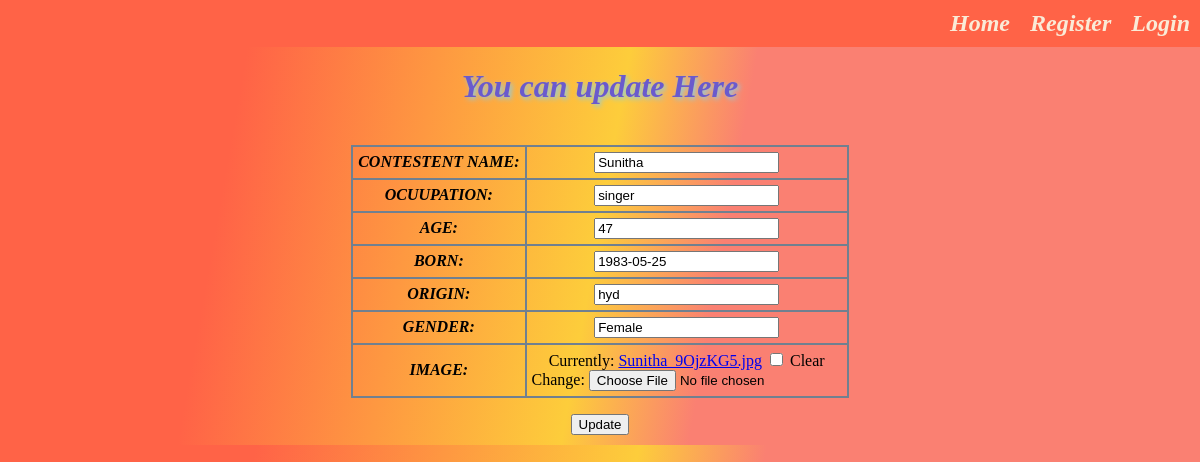
The app's page /update/5/ with its own data.
### bigbossapp/models.py (models this page shows, shortened)
class addcontestent(models.Model):
    contestent_name=models.CharField(max_length=20)
    ocuupation=models.CharField(max_length=20)
    age=models.IntegerField()
    born=models.DateField()
    origin=models.CharField(max_length=20)
    gender=models.CharField(max_length=10)
    image=models.ImageField(blank=True)

### bigbossapp/views.py (the view)
# urls.py: path('update/<int:id>/',views.update,name='update'),
def update(request,id):
    a=addcontestent.objects.get(id=id)
    contestent=contestentform(request.POST or None, request.FILES or None, instance=a)
    if request.method == 'POST':
        if contestent.is_valid():
            contestent.save()
            return redirect('display')
    return render(request,'update.html',{'contestent':contestent})

### bigbossapp/forms.py
class contestentform(forms.ModelForm):
    class Meta:
        model=addcontestent
        fields='__all__'

### bigbossapp/templates/update.html (shortened to what this page needs)
{% extends 'base.html' %}
{% block content %}
    {% include 'navbar.html' %}
    <h1>You can update Here</h1>
    <br>
    <form action="" method="post" enctype="multipart/form-data">
    <table align="center">
        {{ contestent }}
    </table>
        <div>
            <input type="submit" value="Update">
        </div>
    </form>
{% endblock %}

### bigbossapp/static/css/home.css (style rules this page uses)
table,th,td { border-collapse: collapse; text-align: center; border: 2px solid slategray; padding: 5px; }
th { text-transform: uppercase; font-style: italic; }
h1 { text-shadow: 2px 2px 5px skyblue; color: slateblue; text-align: center; font-style: italic; }
body { background: linear-gradient(100deg, tomato 20%, #fdcd3b 50%, salmon 60%); margin: 0px; }
div { text-align: center; font-style: oblique; padding: 10px; font-size: x-large; }

### records on screen
addcontestent: contestent_name "Sunitha", ocuupation "singer", age "47", born "1983-05-25", origin "hyd", gender "Female"
